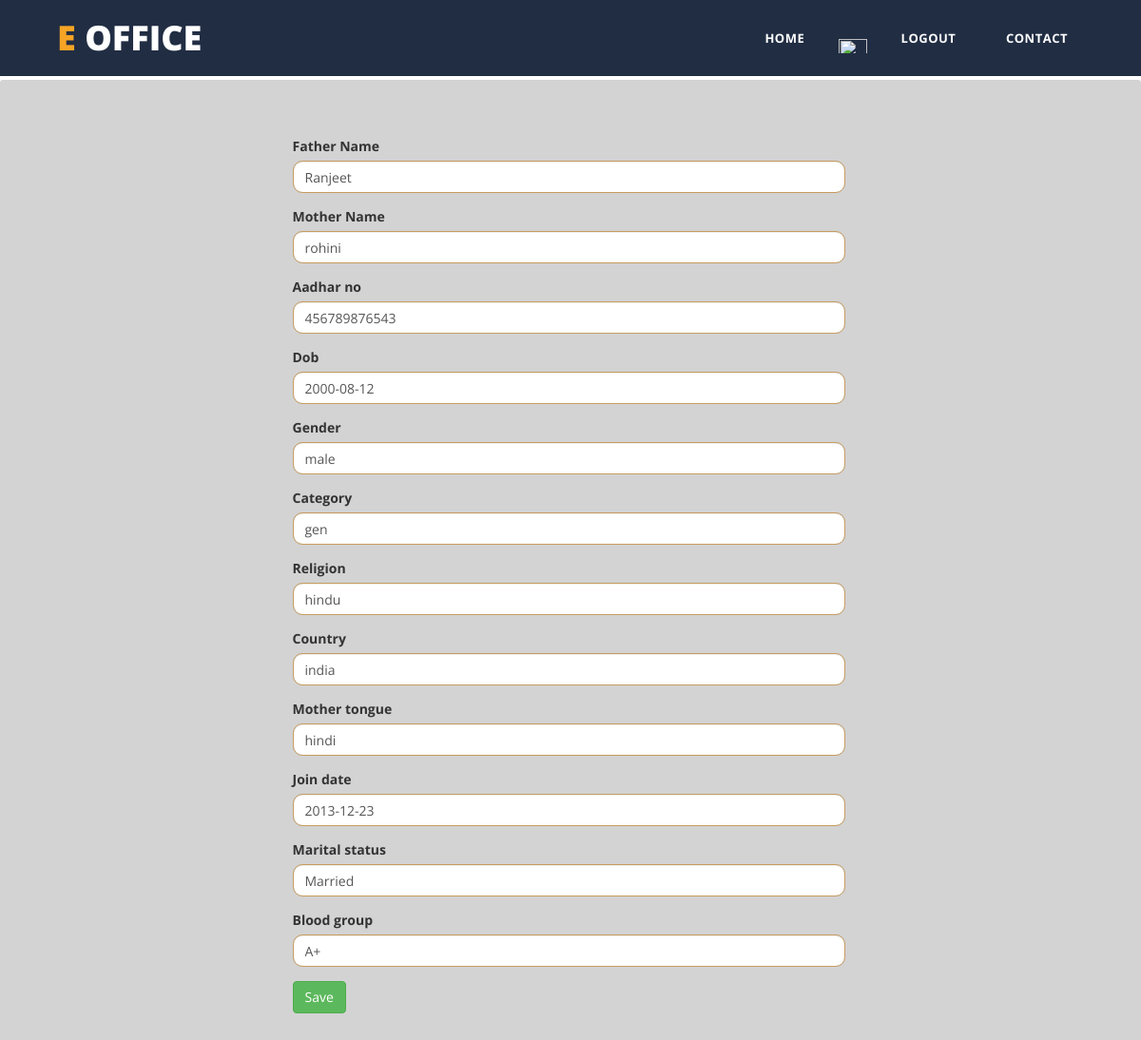
The app's page /pims/edit_1/3 with its own data.
### pims/models.py (models this page shows)
class Pims(models.Model):
    pims_id         =models.BigAutoField(unique=True, primary_key=True)
    session_hash = models.CharField(max_length=40, unique=True)
    stage = models.CharField(max_length=10, default=stage.STAGE_1, null=True)
    user_id          =models.OneToOneField(Account,on_delete=models.CASCADE)
    father_name      =models.CharField(max_length=50,verbose_name="Father Name",blank=True)
    mother_name      =models.CharField(max_length=50,verbose_name="Mother Name",blank=True)
    aadhar_no        =models.PositiveBigIntegerField(unique=True,blank=True)
    dob             =models.DateField(blank=True)
    gender          =models.CharField(max_length=10,blank=True)
    category        =models.CharField(max_length=10,blank=True)
    religion        =models.CharField(max_length=20,blank=True)
    country         =models.CharField(max_length=20,blank=True)
    blood_group     =models.CharField(max_length=10,blank=True)
    mother_tongue   =models.CharField(max_length=20,blank=True)
    marital_status  =models.CharField(max_length=20,blank=True)
    join_date       =models.DateField(blank=True,null=True)
    degree              =models.CharField(max_length=50,blank=True)
    institute           =models.CharField(max_length=100,blank=True)
    discipline          =models.CharField(max_length=100,blank=True)
    passing_grade       =models.CharField(max_length=10,blank=True)
    passing_percentage  =models.FloatField(blank=True,null=True)
    passing_year        =models.DateField(blank=True,null=True)
    degree_type         =models.CharField(max_length=20,blank=True)
    course_coordinator  =models.CharField(max_length=50,blank=True)
    organisation        =models.CharField(max_length=100,blank=True)
    course_name         =models.CharField(max_length=100,blank=True)
    org_address         =models.CharField(max_length=100,blank=True)
    org_city            =models.CharField(max_length=50,blank=True)
    org_country         =models.CharField(max_length=50,blank=True)
    org_state           =models.CharField(max_length=50,blank=True)
    org_district        =models.CharField(max_length=50,blank=True)
    course_start_date   =models.DateField(blank=True,null=True)
    course_end_date     =models.DateField(blank=True,null=True)
    is_course_completed =models.BooleanField(blank=True,default=True, null=True)
    course_grade        =models.CharField(max_length=10,blank=True)
    address         =models.CharField(max_length=200,blank=True)
    city            =models.CharField(max_length=50,blank=True)
    district        =models.CharField(max_length=50,blank=True)
    state           =models.CharField(max_length=50,blank=True)
    post_office     =models.CharField(max_length=50,blank=True)
    pincode         =models.PositiveSmallIntegerField(blank=True,null=True)
    mobile          =models.BigIntegerField(blank=True,null=True)
    curr_address         =models.CharField(max_length=200,blank=True)
    curr_city            =models.CharField(max_length=50,blank=True)
    curr_district        =models.CharField(max_length=50,blank=True)
    curr_state           =models.CharField(max_length=50,blank=True)
    curr_post_office     =models.CharField(max_length=50,blank=True)
    curr_pincode         =models.PositiveSmallIntegerField(blank=True,null=True)
    director_verified    =models.BooleanField(blank=True,default=False, null=True)
    user_feedback       =models.TextField(blank=True,null=True)
    def __init__(self, *args, **kwargs):
        super().__init__(*args, **kwargs)
        if not self.session_hash:
            while True:
                session_hash = create_session_hash()
                if Pims.objects.filter(session_hash=session_hash).count() == 0:
                    self.session_hash = session_hash
                    break
    '''@staticmethod
    def get_fields_by_stage(stage):
        fields = ['stage']  # Must always be present
        if stage == forms.STAGE_1:
            fields.extend(['father_name', 'mother_name','aadhar_no','dob','gender','category','religion',
            'blood_group','mother_tongue','marital_status','join_date'])
        elif stage == forms.STAGE_2:
            fields.extend(['degree','institute','discipline','passing_grade','passing_percentage','passing_year',
            'degree_type','course_coordinator','organisation','course_name','org_address','org_city','org_country',
            'org_state','org_district','course_start_date','course_end_date','is_course_completed','course_grade'])
        elif stage == forms.STAGE_3:
            fields.extend(['address','city','district','state','post_office','pincode','mobile',
            'curr_address','curr_city','curr_district','curr_state','curr_post_office','curr_pincode',' user_feedback'])
        return fields'''

### pims/views.py (the view)
# urls.py: path('edit_1/<int:id>',views.edit_1,name='edit_1'),
def edit_1(request,id):
    instance=Pims.objects.get(pims_id=id)
    form=EditForm(request.POST or None, instance=instance)
    if form.is_valid():
        new_form=form.save(commit=False)
        new_form.director_verified=False
        new_form.save()
        return render(request,'pims/view_1.html',{'pims':instance})
    return render(request,'pims/edit.html',{'form':form})

### pims/forms.py
class EditForm(ModelForm):
    class Meta:
        model=Pims
        fields=['father_name','mother_name','aadhar_no','dob','gender','category','religion',
        'country','mother_tongue','join_date','marital_status','blood_group']

### templates/pims/edit.html (shortened to what this page needs)
{% extends 'base.html' %} {% load crispy_forms_tags %} {% block content %}
<div class="container">
  <div class="rows">
    <form method="post" novalidate>
      <div class="form-row">
        <div class="form group col-sm-8">{{ form|crispy }}</div>
      </div>
      <button type="submit" class="btn btn-success">Save</button>
    </form>
  </div>
</div>
{% endblock %}

### static/css/table.css (style rules this page uses)
.container { text-align: left; overflow: hidden; max-width: 100%; margin: 0 auto; display: table; padding: 0 0 8em 0; }

### static/assets/css/templatemo-grad-school.css (style rules this page uses)
body { font-family: 'Montserrat', sans-serif; }

### static/1/css/templatemo-style.css (style rules this page uses)
body { overflow-x: hidden; }
* { font-family: 'Open Sans', sans-serif; }
.container { max-width: 1300px; }
.form-control { border-color: #c79c60; border-radius: 10px; }

### templates/pims/edit.html (style rules this page uses)
.rows { margin-top: 60px; margin-left: 25%; }
.container { width: 100%; height: 80vh; background: lightgray; margin-top: 7%; border-radius: 3px; }

### records on screen
Pims: father_name "Ranjeet", mother_name "rohini", aadhar_no "456789876543", dob "2000-08-12", gender "male", category "gen", religion "hindu", country "india", mother_tongue "hindi", join_date "2013-12-23", marital_status "Married", blood_group "A+"
